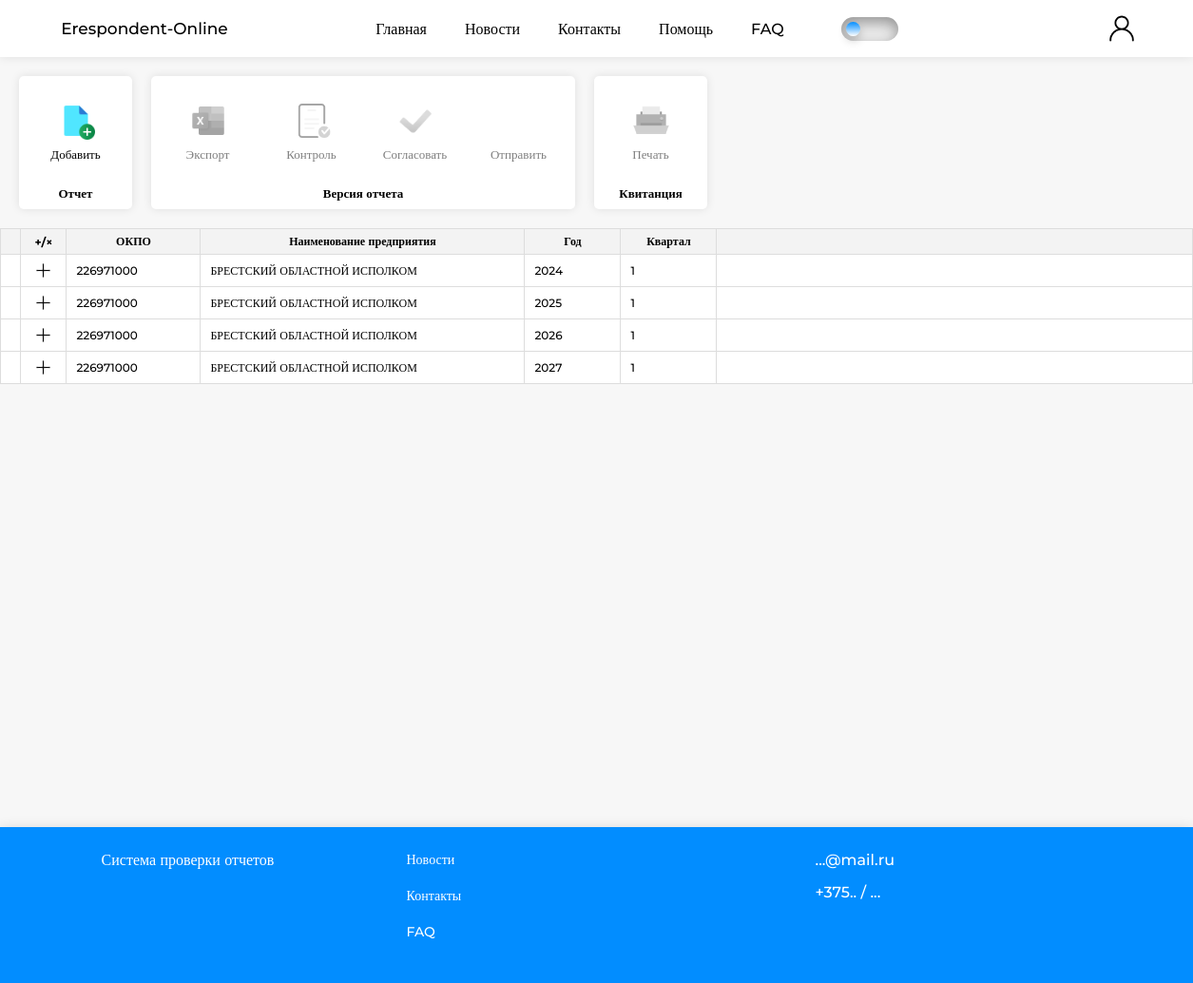
Page /report_area (signed in) on the committed database.
### website/models.py (models this page shows)
class Report(db.Model):
    __tablename__ = 'report'
    id = db.Column(db.Integer, primary_key=True)
    okpo = db.Column(db.Integer)
    organization_name = db.Column(db.String(50))
    year = db.Column(db.Integer)
    quarter = db.Column(db.Integer)
    user_id = db.Column(db.Integer, db.ForeignKey('user.id'))
    time_of_receipt = db.Column(db.Date)
    versions = relationship('Version_report', backref='report')

### website/views.py (the view, shortened to what this page needs)
@views.route('/report_area')
@profile_complete
@login_required
def report_area():
    report = Report.query.filter_by(user_id=current_user.id).all()
    version = Version_report.query.filter_by().all()
    for rep in report:
        rep.versions = Version_report.query.filter_by(report_id=rep.id).all()
        for version in rep.versions:
            version.tickets = Ticket.query.filter_by(version_report_id=version.id).all()
    organization = Organization.query.filter_by(id=current_user.organization.id).all()
    dirUnit = DirUnit.query.filter_by().all()
    dirProduct = DirProduct.query.filter_by().all()
    for row in dirProduct:
        current_unit = DirUnit.query.filter_by(IdUnit=row.IdUnit).first()
        row.IdUnit = current_unit.NameUnit
    year_today = datetime.now().year
    return render_template('report_area.html',
                           year_today=year_today,
                           report=report,
                           user=current_user,
                           dirUnit=dirUnit,
                           dirProduct=dirProduct,
                           organization=organization,
                           version=version)

### website/views.py (called while the page is built)
def profile_complete(f):
    @wraps(f)
    def decorated_function(*args, **kwargs):
        if not current_user.fio or not current_user.telephone or not current_user.organization_id:
            flash('Профиль пользователя не полностью заполнен. Пожалуйста, заполните все обязательные поля.', 'error')
            return redirect(url_for('views.profile_common'))
        return f(*args, **kwargs)
    return decorated_function

### website/templates/report_area.html (shortened to what this page needs)
{% extends "base.html" %}
{% block content %}
<div class="report-area_page">
    <div class="report-area_menu">
        <div class="report-area_podmenu">
            <div class="content-podmenu">
                <nav>
                    <ul>
                        <section>
                            <div class="functions_menu">
                                <li id = "link_add_report">
                                    <img src="{{ url_for('static', filename='img/icon_new_file.png') }}" alt="Создать отчет">
                                    <a>Добавить</a>
                                </li>
                            </div>
                            <a class="functions_menu_name">
                                Отчет
                            </a>
                        </section>
                        <section>
                            <div class="functions_menu">
                                <li id="export_versionButton">
                                    <img src="{{ url_for('static', filename='img/icon_excel.png') }}" alt="">
                                    <a>Экспорт</a>
                                </li>
                                <li id="control_versionButton">
                                    <img src="{{ url_for('static', filename='img/icon_control.png') }}" alt="">
                                    <a>Контроль</a>
                                </li>
                                <li id = "agreedVersionButton">
                                    <img src="{{ url_for('static', filename='img/icon_galochka.png') }}" alt="">
                                    <a>Согласовать</a>
                                </li>
                                <li id = "sentVersionButton">
                                    <a>Отправить</a>
                                </li>
                            </div>
                            <a class="functions_menu_name">
                                Версия отчета
                            </a>
                        </section>
                        <section>
                            <div class="functions_menu">
                                <li id = "PrintTicketButton">
                                    <img src="{{ url_for('static', filename='img/icon_print_file.png') }}" alt="">
                                    <a>Печать</a>
                                </li>
                            </div>
                            <a class="functions_menu_name">
                                Квитанция
                            </a>
                        </section>
                    </ul>
                </nav>
            </div>
        </div>
    </div>
        <div class="report-area" >
            <table class="table_report-area">
                <thead class="order-table_titels">
                    <tr>
                        <th></th>
                        <th style = "white-space: nowrap;">+/&times;</th>
                        <th class="resizable" style="min-width: 120px;">ОКПО<div class="resizer"></div></th>
                        <th class="resizable" style="white-space: nowrap; min-width: 320px;">Наименование предприятия<div class="resizer"></div></th>
                        <th class="resizable" style="min-width: 80px;">Год<div class="resizer"></div></th>
                        <th class="resizable" style="min-width: 80px;">Квартал<div class="resizer"></div></th>
                        <th></th>
                    </tr>
                </thead>
                <tbody>
                    {%if report%}
                        {% for row in report %}
                        <tr class="report_row" data-id="{{ row.id }}">
                            <td></td>
                            <td>
                                <button class="show-versions_button">
                                    <img src="{{ url_for('static', filename='img/close_black.png')}}" class = "close_black" alt="Просмотреть версии">
                                </button>
                            </td>
                            <td>
                                <input type = "text" id = "report_okpo" value = "{{ row.okpo }}" readonly>
                            </td>
                            <td>
                                <input type = "text" id = "report_organization_name" value = "{{ row.organization_name }}" readonly>
                            </td>
                            <td>
                                <input type = "text" id = "report_year" value = "{{ row.year }}" readonly>
                            </td>
                            <td>
                                <input type = "text" id = "report_quarter" value = "{{ row.quarter }}" readonly>
                            </td>
                            <td>
                            </td>
                        </tr>
                        {% endfor %}
                {%endif%}
                </tbody>
            </table>
        </div>
</div>
{% endblock %}

### website/static/css/base.css (style rules this page uses)
* { margin: 0; padding: 0; font-family: 'Montserrat'; }
html, body { height: 100%; margin: 0; }
body { display: flex; flex-direction: column; min-height: 100vh; background-color:rgb(247, 247, 247); color: rgb(0, 0, 0); }
:root { --color1: rgb(238, 246, 253); --color2: rgba(0, 128, 255, 0.6); --color3: rgb(216, 236, 255); --color4: #333; --color5: rgb(0, 146, 129); --color6: #444444; --color7: rgb(96, 255, 122); --remarksclr: rgba(255, 186, 96, 0.705); --odobrclr: rgb(96, 255, 122, 0.705); --delclr: rgb(255, 96, 96, 0.705); }
.report-area_page { margin-top: 70px; min-height: 100vh; }
.report-area_menu { display: flex; font-weight: 500; top: 0; left: 0; }
.content-podmenu { position: relative; padding: 0 10px; left: 0; right: 0; margin-bottom: 10px; }
.content-podmenu nav ul { display: flex; list-style: none; margin: 0; }
.content-podmenu nav ul section { display: flex; background-color: #ffffff; border: none; border-radius: 5px; flex-direction: column; align-items: center; justify-content: center; margin: 10px; box-shadow: 0 0 10px rgba(0, 0, 0, 0.1); font-size: 13px; padding: 5px; height: 130px; }
.functions_menu { display: flex; flex-direction: row; height: 110px; }
.functions_menu_name { font-weight: 600; font-family: 13px; margin-bottom: 3px; }
.content-podmenu nav ul li { margin: 0; display: flex; border-radius: 5px; flex-direction: column; margin: 7px; align-items: center; text-align: center; width: 65px; padding: 15px; cursor: pointer; transition: background-color 0.3s ease, padding 0.3s ease; }
.content-podmenu nav ul li img { height: 40px; width: auto; }
.content-podmenu nav ul li a { font-size: 13px; padding-top: 7px; }
.report-area { display: flex; flex-direction: row; overflow-x: auto; margin-bottom: 30px; }
.table_report-area { border: none; font-size: 12px; display: block; border-spacing: 0px; border-collapse: collapse; background-color: #ffffff; height: 100%; }
.order-table_titels { color: rgb(0, 0, 0); font-weight: 600; width: 100%; background-color:rgba(231, 231, 231, 0.5); }
.order-table_titels tr th { padding: 5px 10px; text-align: center; font-size: 12px; position: relative; min-width: min-content; border: 1px solid #dddddd; }
.order-table_titels tr th:first-child, .order-table_titels tr td:first-child { width: 10px; }
.order-table_titels tr th:nth-child(2), .order-table_titels tr td:nth-child(2) { min-width: 10px; }
.order-table_titels tr th:nth-child(3), .order-table_titels tr td:nth-child(3) { min-width: 40px; }
.order-table_titels tr th:last-child, .order-table_titels tr td:last-child { width: 1000vb; }
th.resizable { position: relative; }
th .resizer { position: absolute; right: 0; top: 0; width: 5px; height: 100%; cursor: col-resize; user-select: none; }
.table_report-area input[type="text"] { font-size: 12px; font-weight: 500; width: 100%; border: none; text-align: left; background: none; color: #000000; box-sizing: border-box; min-width: min-content; }
.table_report-area tr td { padding: 7px 10px; text-align: left; font-size: 12px; border: 1px solid #dddddd; cursor: pointer; }
.show-versions_button { display: flex; justify-content: center; border: none; color: white; padding: 2px 6px; background-color: #00000000; cursor: pointer; transition: background-color 0.3s ease; text-align: center; align-items: center; }
.show-versions_button img { width: 15px; transform: rotate(45deg); transition: transform 0.5s; }
.close_black { display: block; }

### rows in the picture
Report: okpo "226971000", organization_name "БРЕСТСКИЙ ОБЛАСТНОЙ ИСПОЛКОМ", year "2024", quarter "1"
Report: okpo "226971000", organization_name "БРЕСТСКИЙ ОБЛАСТНОЙ ИСПОЛКОМ", year "2025", quarter "1"
Report: okpo "226971000", organization_name "БРЕСТСКИЙ ОБЛАСТНОЙ ИСПОЛКОМ", year "2026", quarter "1"
Report: okpo "226971000", organization_name "БРЕСТСКИЙ ОБЛАСТНОЙ ИСПОЛКОМ", year "2027", quarter "1"
